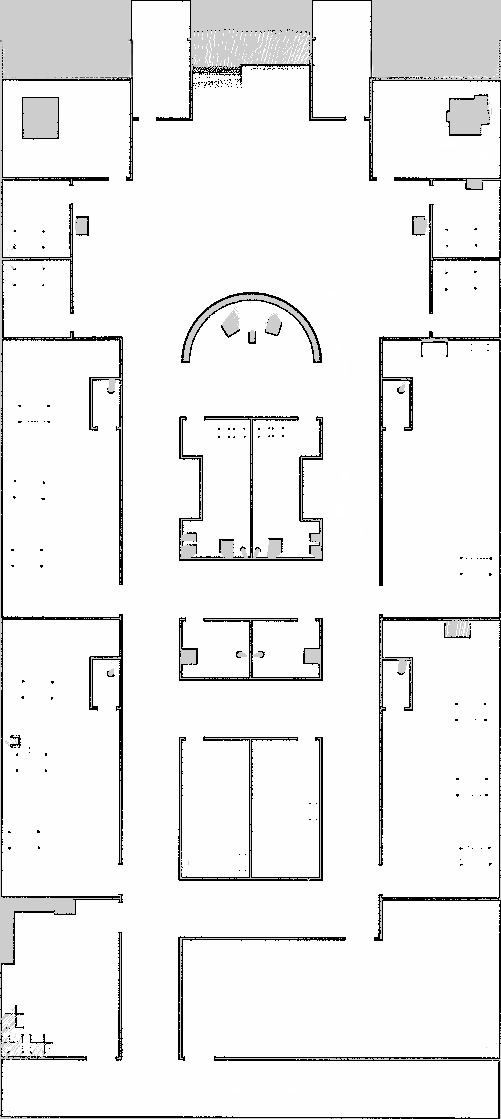
#> input picture hospital_map.pgm, 501 x 1119 px, found by its file name
$ python bormann_segmentation.py
#> lines starting #> are read from the running program, lines starting #| are printed output that depends on the picture; after the words box and inside, x2 and y2 are one past the last pixel; in counts of white or black regions, pixels touching at a corner belong together
import cv2
import numpy as np
import os
# ==========================================
# 1. PARAMETERS
# ==========================================
script_dir = os.path.dirname(os.path.abspath(__file__))
MAP_PATH = os.path.join(script_dir, "..", "maps", "hospital_map.pgm")

RESOLUTION = 0.05  # meters/pixel

# Door width in meters to pinch shut (typically 0.8m - 1.2m)
DOOR_WIDTH_METERS = 2.9

# Minimum room size in square meters (filters out tiny leftover pockets)
MIN_ROOM_AREA_SQM = 0.2

# ==========================================
# 2. LOAD & THICKEN WALLS
# ==========================================
map_img = cv2.imread(MAP_PATH, cv2.IMREAD_GRAYSCALE)
#> map_img is the input picture: shape (1119, 501); min 0, max 255, mean 238.8
if map_img is None:
    raise FileNotFoundError(f"Could not find: {MAP_PATH}")

# Binary threshold: Free space = 255 (white), Walls/Obstacles = 0 (black)
_, free_space = cv2.threshold(map_img, 250, 255, cv2.THRESH_BINARY)
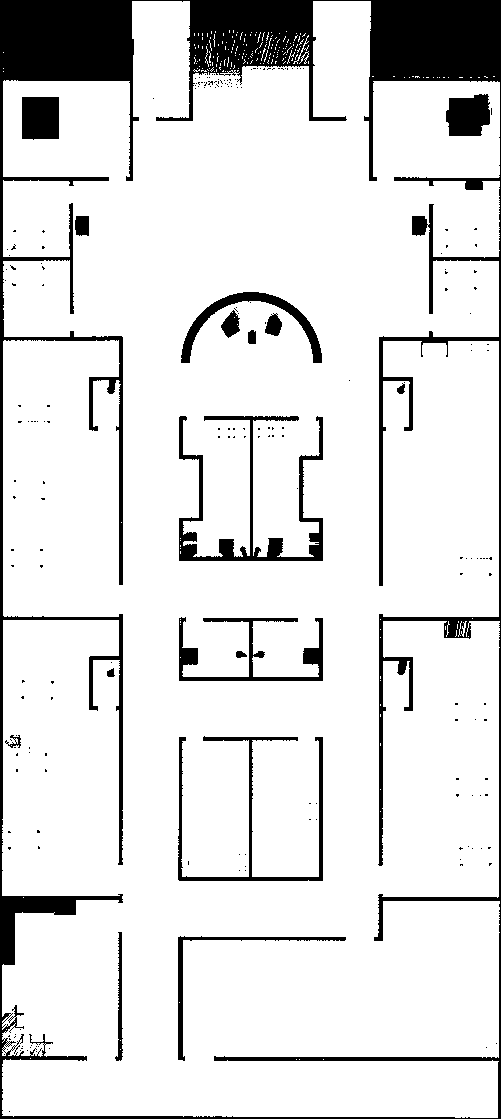
#> free_space: shape (1119, 501); 87.7% white; 219 black regions (202 under 20 px), largest, box (x1, y1, x2, y2) and area: (0, 0, 501, 1119) 51871, (179, 416, 323, 561) 3943, (178, 736, 323, 881) 2402

# Thicken the thin SLAM walls by slightly eroding the free space (2-3 pixels)
wall_thicken_kernel = cv2.getStructuringElement(cv2.MORPH_RECT, (3, 3))
solid_free_space = cv2.erode(free_space, wall_thicken_kernel, iterations=1)
#> solid_free_space: shape (1119, 501); 83.9% white; 115 black regions (62 under 20 px), largest, box (x1, y1, x2, y2) and area: (0, 0, 501, 1119) 65751, (178, 415, 324, 562) 5785, (177, 735, 324, 882) 3845

# ==========================================
# 3. DOOR PINCHING (EROSION)
# ==========================================
door_px = int((DOOR_WIDTH_METERS / 2.0) / RESOLUTION)
ksize = door_px if door_px % 2 == 1 else door_px + 1

print(f"[INFO] Door erosion kernel size: {ksize}x{ksize} px")

# Circular kernel erodes equally in all directions
erode_kernel = cv2.getStructuringElement(cv2.MORPH_ELLIPSE, (ksize, ksize))
eroded_rooms = cv2.erode(solid_free_space, erode_kernel, iterations=1)
#> eroded_rooms: shape (1119, 501); 41.9% white; 25 white regions (1 under 20 px), largest, box (x1, y1, x2, y2) and area: (17, 84, 483, 1103) 120899, (198, 916, 484, 1052) 28216, (389, 363, 484, 602) 16228

# ==========================================
# 4. FILTER ROOM CORES
# ==========================================
num_labels, labels, stats, centroids = cv2.connectedComponentsWithStats(eroded_rooms, connectivity=8)
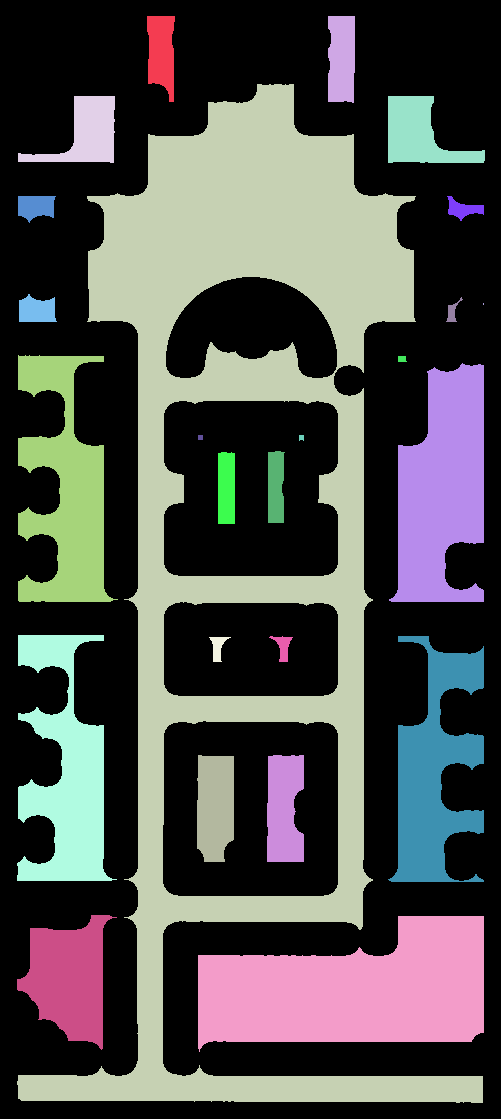
#> labels: shape (1119, 501) int32; 26 distinct labels, from 0 to 25; one colour per label, 0 black
#> num_labels = 26; stats = 26 rows, first 6: [0, 0, 501, 1119, 325806], [147, 16, 28, 86, 1861], [328, 16, 27, 87, 2221], [17, 84, 466, 1019, 120899], [18, 96, 97, 67, 3161], [388, 96, 97, 67, 3643]; centroids = 26 pairs, first value 35.35 to 483, second value 52.12 to 990.4

min_area_px = int(MIN_ROOM_AREA_SQM / (RESOLUTION ** 2))
valid_labels = []

for i in range(1, num_labels):
    if stats[i, cv2.CC_STAT_AREA] >= min_area_px:
        valid_labels.append(i)
#> after the loop, valid_labels = [1, 2, 3, 4, 5, 6, 7, 8, 9, 11, 13, 16, 17, 18, 19, 20, 21, 22, 23, 24, 25]

print(f"[INFO] Detected {len(valid_labels)} room cores.")
#| [INFO] Detected 21 room cores.

# ==========================================
# 5. EXPAND CORES BACK TO WALLS (WATERSHED)
# ==========================================
markers = np.zeros_like(free_space, dtype=np.int32)

# Set obstacles and walls as background marker
markers[solid_free_space == 0] = 1

# Place unique marker ID for each surviving room core
for idx, lbl in enumerate(valid_labels):
    markers[labels == lbl] = idx + 2
#> this loop made 21 passes
#> lbl on passes 1 to 12: 1, 2, 3, 4, 5, 6, 7, 8, 9, 11, 13, 16
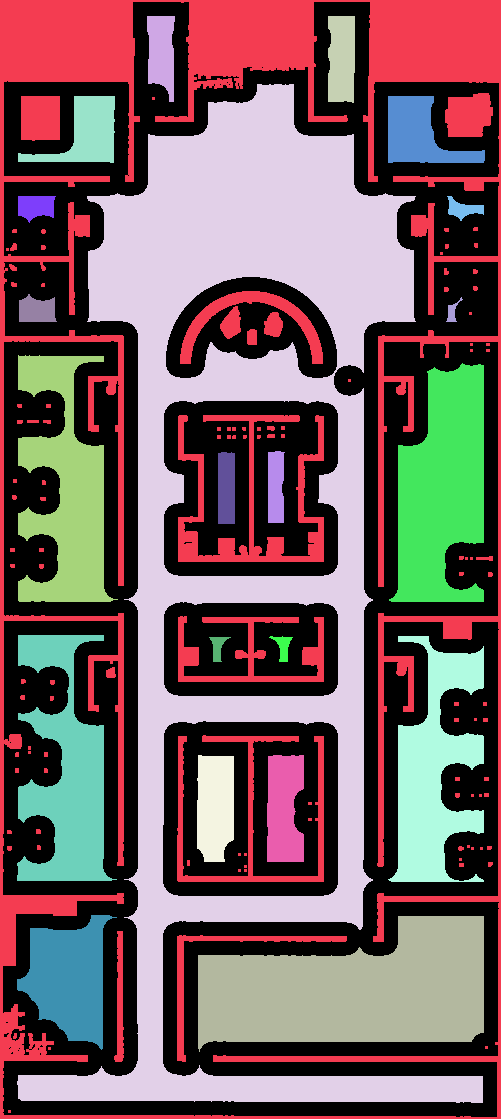
#> markers: shape (1119, 501) int32; 23 distinct labels, from 0 to 22; one colour per label, 0 black

# Apply watershed to expand back out to walls and doorways
map_bgr = cv2.cvtColor(map_img, cv2.COLOR_GRAY2BGR)
cv2.watershed(map_bgr, markers)

# ==========================================
# 6. VISUALIZATION
# ==========================================
submap_viz = np.zeros_like(map_bgr)
np.random.seed(10)
colors = np.random.randint(40, 240, size=(len(valid_labels) + 2, 3)).tolist()
#> colors = 23 items, first 6: [49, 165, 55], [104, 153, 163], [196, 197, 153], [48, 113, 40], [80, 204, 155], [56, 140, 179]

for idx in range(len(valid_labels)):
    submap_viz[markers == (idx + 2)] = colors[idx + 2]
#> this loop made 21 passes

# Draw doorway cut-lines in red
submap_viz[markers == -1] = [0, 0, 255]
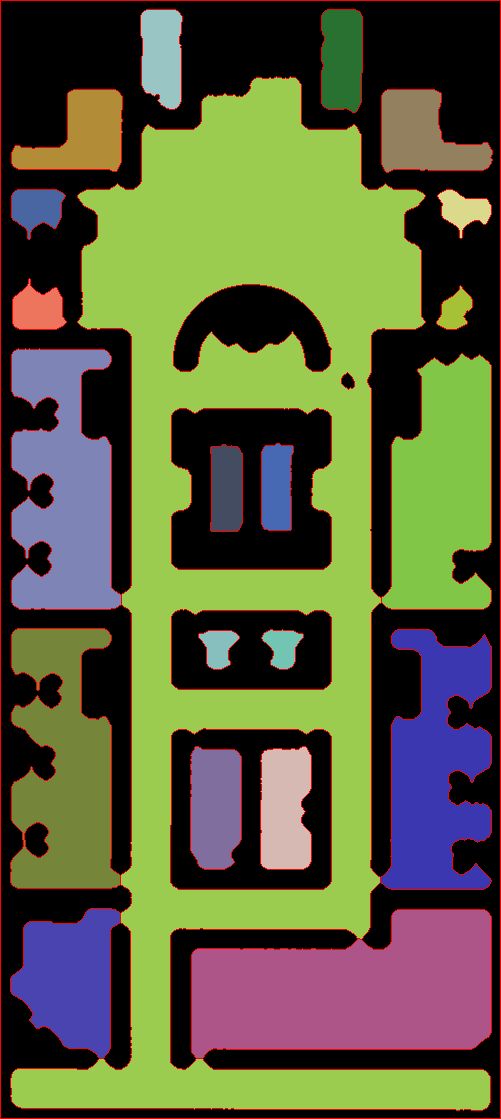
#> submap_viz: shape (1119, 501, 3); mean of channels 0, 1, 2 61.1, 94.3, 90.2; drawn as B, G, R

# Save and show
cv2.imwrite("bormann_segmented_rooms.png", submap_viz)
cv2.imshow("Step 1: Eroded Cores (Check doorways closed)", eroded_rooms)
cv2.imshow("Step 2: Segmented Submaps", submap_viz)
cv2.waitKey(0)
cv2.destroyAllWindows()

# ==========================================
# 7. EXPORT SUBMAPS FOR ROS 2 NAV2
# ==========================================
print("\n[INFO] Starting Submap Extraction...")

# ---- UPDATE THESE VALUES FROM YOUR MAIN YAML FILE ----
GLOBAL_ORIGIN_X = -12.5  # Put your map's YAML origin X here
GLOBAL_ORIGIN_Y = -35.0  # Put your map's YAML origin Y here
# ------------------------------------------------------

# Create a folder to save all the submaps
output_dir = os.path.join(script_dir, "..", "maps", "nav2_submaps")
os.makedirs(output_dir, exist_ok=True)

global_height, global_width = map_img.shape
#> global_height = 1119; global_width = 501

# A kernel to dilate the room mask so we capture the walls and doorway
# 10 pixels is roughly 50cm of wall thickness (10 * 0.05)
wall_grab_kernel = cv2.getStructuringElement(cv2.MORPH_RECT, (22, 22))

# Loop through every valid room label we found in Step 5
for idx, lbl in enumerate(valid_labels):
    room_id = idx + 1

    # 1. Isolate just this specific room (True/False mask)
    # Remember, markers were shifted by +2 in the previous step
    room_mask = np.uint8(markers == (idx + 2)) * 255

    # 2. Dilate the mask to grab the surrounding walls and part of the doorway
    expanded_mask = cv2.dilate(room_mask, wall_grab_kernel, iterations=1)

    # 3. Create a blank grey map (205 = Unknown space in ROS)
    submap_img = np.full_like(map_img, 127)

    # 4. Copy the original map pixels ONLY where our expanded mask is white
    submap_img[expanded_mask == 255] = map_img[expanded_mask == 255]

    # 5. Crop the image to save memory (Find the bounding box of the expanded mask)
    y_coords, x_coords = np.where(expanded_mask == 255)
    y_min, y_max = np.min(y_coords), np.max(y_coords)
    x_min, x_max = np.min(x_coords), np.max(x_coords)

    # Add a small 5-pixel padding around the crop
    y_min = max(0, y_min - 5)
    y_max = min(global_height, y_max + 5)
    x_min = max(0, x_min - 5)
    x_max = min(global_width, x_max + 5)

    cropped_submap = submap_img[y_min:y_max, x_min:x_max]

    # 6. Calculate the New Origin for the YAML file
    # ROS Origin is the bottom-left corner. We find how far the crop's bottom-left
    # is from the global image's bottom-left, in meters.
    delta_x_meters = x_min * RESOLUTION
    delta_y_meters = (global_height - y_max) * RESOLUTION

    new_origin_x = GLOBAL_ORIGIN_X + delta_x_meters
    new_origin_y = GLOBAL_ORIGIN_Y + delta_y_meters

    # 7. Save the .pgm file
    pgm_filename = f"submap_{room_id}.pgm"
    cv2.imwrite(os.path.join(output_dir, pgm_filename), cropped_submap)
    # (Inside your extraction loop, right after you save the .yaml file)

    # Calculate world coordinates in meters
    world_x_min = GLOBAL_ORIGIN_X + (x_min * RESOLUTION)
    world_x_max = GLOBAL_ORIGIN_X + (x_max * RESOLUTION)

    # Remember: Image Y goes down, ROS World Y goes up!
    world_y_min = GLOBAL_ORIGIN_Y + ((global_height - y_max) * RESOLUTION)
    world_y_max = GLOBAL_ORIGIN_Y + ((global_height - y_min) * RESOLUTION)

    # Print the exact dictionary block so you can copy/paste it
    print(f"            'submap_{room_id}': {{")
    print(f"                'x_min': {world_x_min:.2f}, 'x_max': {world_x_max:.2f},")
    print(f"                'y_min': {world_y_min:.2f}, 'y_max': {world_y_max:.2f},")
    print(f"                'yaml': '/home/iamalhelo103/thesis_ws/src/submap_navigation/maps/nav2_submaps/submap_{room_id}_coordintaes.yaml'")
    print(f"            }},")
    # 8. Save the .yaml file
    yaml_filename = f"submap_{room_id}.yaml"
    yaml_content = f"""image: {pgm_filename}
mode: trinary
resolution: {RESOLUTION}
origin: [{new_origin_x:.4f}, {new_origin_y:.4f}, 0.0]
negate: 0
occupied_thresh: 0.65
free_thresh: 0.196
"""
    with open(os.path.join(output_dir, yaml_filename), "w") as f:
        f.write(yaml_content)

    print(f"[SUCCESS] Exported {pgm_filename} and {yaml_filename}")
#> this loop made 21 passes
#> (lbl, y_min, y_max, x_min, x_max, delta_x_meters, delta_y_meters, new_origin_x) on passes 1 to 12: (1, 0, 124, 126, 197, 6.3, 49.75, -6.2), (2, 0, 127, 307, 377, 15.35, 49.6, 2.85), (3, 62, 1119, 0, 501, 0, 0, -12.5), (4, 75, 186, 0, 137, 0, 46.65, -12.5), (5, 75, 187, 367, 501, 18.35, 46.6, 5.85), (6, 175, 254, 0, 80, 0, 43.25, -12.5), (7, 175, 253, 423, 501, 21.15, 43.3, 8.65), (8, 264, 344, 0, 81, 0, 38.75, -12.5), (9, 271, 344, 422, 487, 21.1, 38.75, 8.6), (11, 334, 624, 0, 136, 0, 24.75, -12.5), (13, 339, 624, 367, 501, 18.35, 24.75, 5.85), (16, 429, 545, 247, 308, 12.35, 28.7, -0.15)
#> (printed output is left out)
#> pass 1, `expanded_mask = cv2.dilate(room_mask, wall_grab_kernel, iterations=1)`:
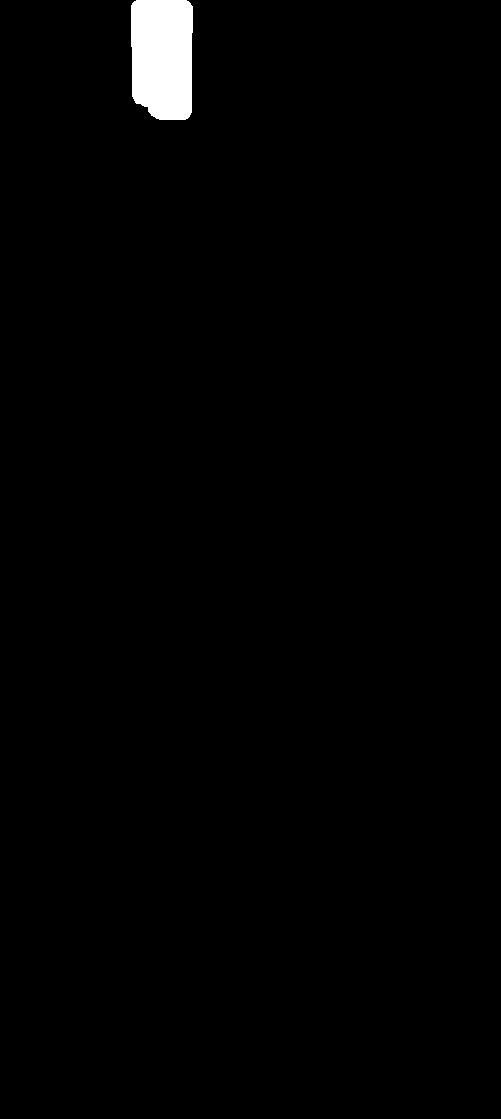
#> expanded_mask: shape (1119, 501); 1.2% white; 1 white region, box (x1, y1, x2, y2) and area: (131, 0, 193, 120) 6936
#> pass 1, `cropped_submap = submap_img[y_min:y_max, x_min:x_max]`:
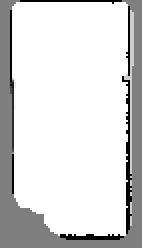
#> cropped_submap: shape (124, 71) (shown 2 times larger); min 0, max 255, mean 215
#> after the loop: room_mask: shape (1119, 501); 6% white; 1 white region, box (x1, y1, x2, y2) and area: (192, 910, 491, 1058) 33765
#> after the loop:
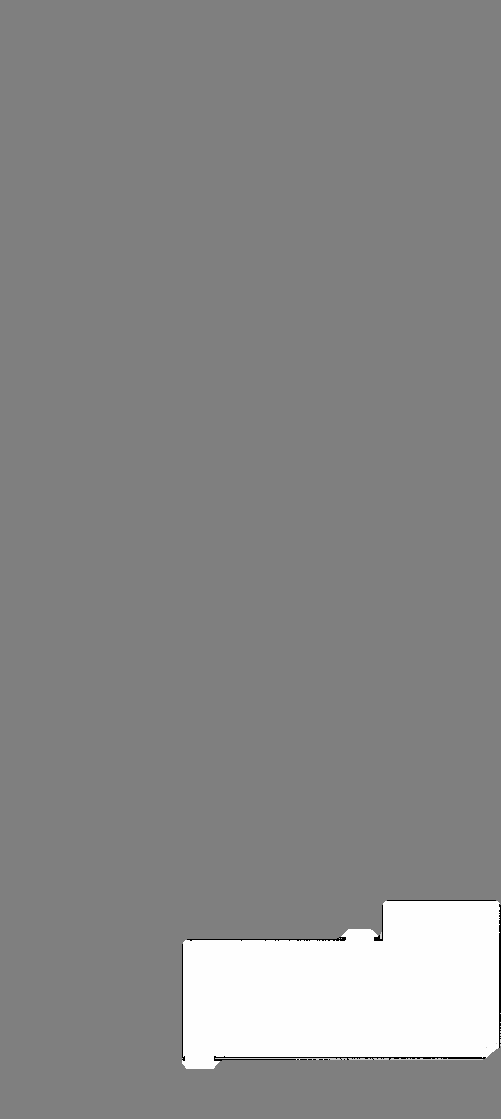
#> submap_img: shape (1119, 501); min 0, max 254, mean 136.3

print(f"\n[INFO] All submaps saved in the '{output_dir}/' directory.")
